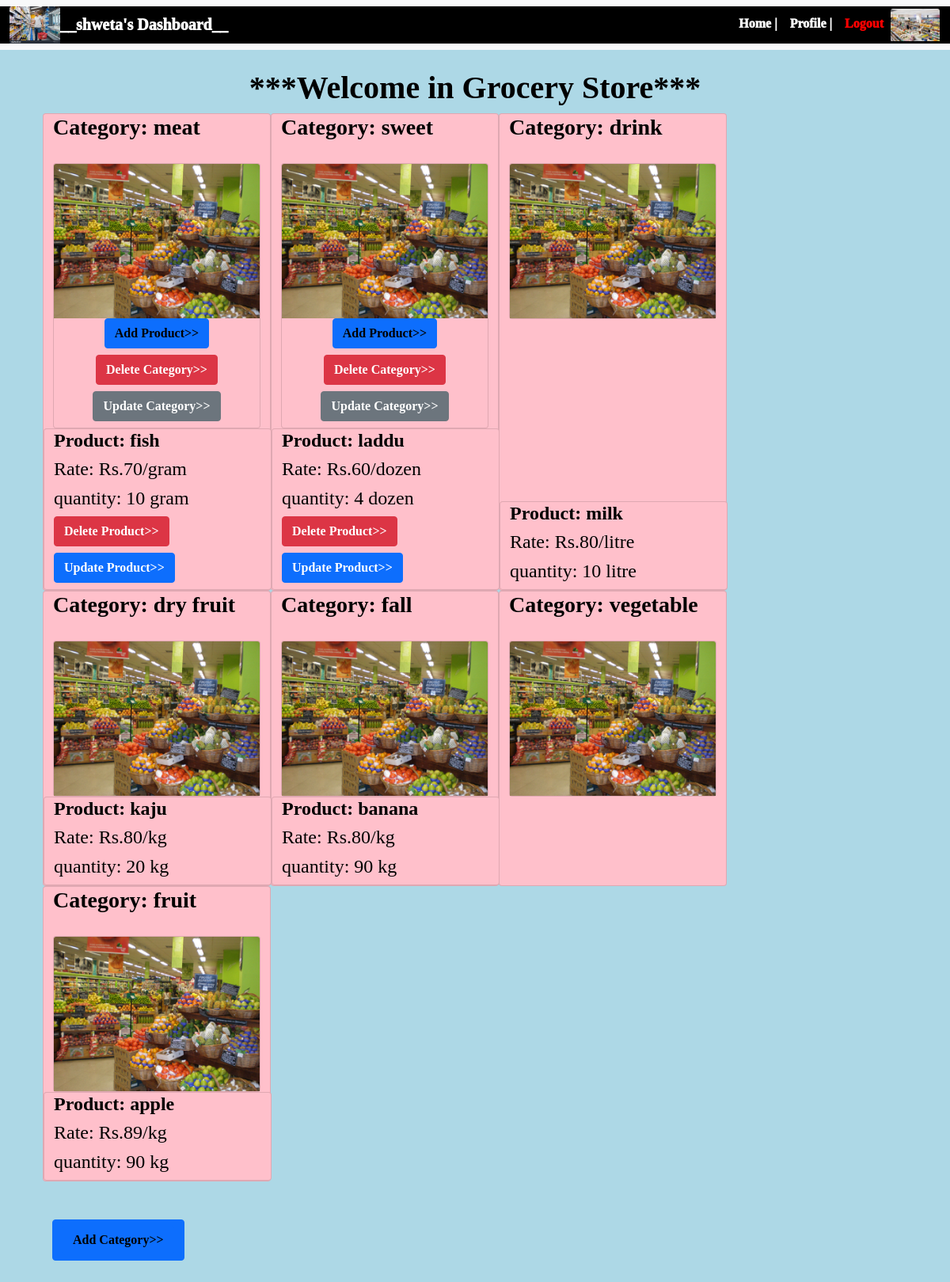
The app's page / (signed in) with its own data.
### Application/database.py (models this page shows)
class User(db.Model, UserMixin):
    id = db.Column(db.Integer, primary_key = True)
    name = db.Column(db.String(150), nullable=False)
    email = db.Column(db.String(150), unique = True, nullable=False)
    password = db.Column(db.String(150), nullable=False)
    is_manager = db.Column(db.Boolean, nullable=False)
    is_customer = db.Column(db.Boolean, nullable=False)
    categories = db.relationship('Categories')
    products = db.relationship('Products')
    booking = db.relationship('Booking')

class Categories(db.Model):
    C_id = db.Column(db.Integer, primary_key = True)
    C_name = db.Column(db.String(150), nullable=False)
    C_booking = db.relationship('Booking')
    C_user = db.Column(db.Integer, db.ForeignKey('user.id'))
    P_C_rel = db.relationship('Products')

class Products(db.Model):
    P_id = db.Column(db.Integer, primary_key = True)
    P_name = db.Column(db.String(150), nullable=False)
    P_C_name = db.Column(db.String(150))
    unit = db.Column(db.String(50), nullable=False)
    rate_per_unit = db.Column(db.Integer, nullable=False)
    quantity = db.Column(db.Integer, nullable=False)
    P_booking = db.relationship('Booking')
    P_user = db.Column(db.Integer, db.ForeignKey('user.id'))
    P_C_id = db.Column(db.Integer, db.ForeignKey('categories.C_id'))

### Application/store.py (the view)
@store.route("/")
def home():
    categories = Categories.query.all()
    products = Products.query.all()
    return render_template(
        "home.html",
        user=current_user,
        products=products,
        categories=categories,
    )

### Application/__init__.py (called while the page is built)
def create_app():
    app = Flask(__name__)
    app.config['SECRET_KEY'] ='devendrajha'
    app.config['SQLALCHEMY_DATABASE_URI'] = f'sqlite:///{DB_NAME}'
    db.init_app(app)
    from .store import store
    app.register_blueprint(store, url_prefix="/")
    from .api import api
    app.register_blueprint(api, url_prefix="/")
    from .database import User, Categories, Products, Booking
    with app.app_context():
        db.create_all()
    login_manager = LoginManager()
    login_manager.login_view = "store.login"
    login_manager.init_app(app)
    @login_manager.user_loader
    def load_user(id):
        return User.query.get(int(id))
    return app

### Application/templates/home.html (shortened to what this page needs)
{% extends "base.html" %}
{% block content %}
{% if user.is_authenticated %}
{% if user.is_customer %}
<div class="container-fluid align-self-center" style="max-width: 100%; font-family: serif; color:black">
  {% if categories|length > 0 %}
    <div class="container pt-4 pb-4">
      <h1 class="text-center"><strong>***Welcome in Grocery Store***</strong></h1>
      <h2 class="text-center"><strong>---Available Products---</strong></h2>
        <div class="row row-cols-auto">
        {% for category in categories %}
        <div class="column card" style="width: 18rem; vertical-align:middle; background-color:pink;">
          <h4 class="card-title" style="font-family: Verdana;  font-weight: 800; color:black" class="link-dark">Category: {{ category.C_name }}</h4>
            <div class="col" style="padding-top: 20px;">
            <div class="card" style="width: 20rem; max-width: 100%; vertical-align:middle;">
            <div class="text-center">
                <img src="{{url_for('static', filename='1.jpg')}}" class="card-img-top">
            </div>
            </div>
            </div>
              {% for product in products %}
                {% if category.C_id == product.P_C_id %}
                    <div class="row card" style="width: 18rem; vertical-align:middle;  background-color:pink;">
                    <h5 class="card-title" style="font-family: Verdana;  font-weight: 800; color:black"  class="text-center">Product: {{ product.P_name }}</h5>
                    <h5 class="card-title" style="font-family: Verdana;  font-weight: 1200; color:black"  class="text-center">Rate: {{ product.rate_per_unit}}/{{ product.unit}}</h5>
                    <h5 class="card-title" style="font-family: Verdana;  font-weight: 1200; color:black"  class="text-center">Quantity: {{ product.quantity}}</h5>
                    {% if product.quantity > 0 %}
                        <h5><button class="link-bg-dark btn btn-primary"><a  style="font-family: Verdana;  font-weight: 800; color:black" href="/buy_product/{{product.P_id}}" class="link-bg-dark btn btn-primary" >Buy</a></button><h5>
                    {% else %}
                        <h5><button class="link-bg-dark btn btn-secondary"><a  style="font-family: Verdana;  font-weight: 800; color:black" href="#" class="link-bg-dark btn btn-secondary" >Out of Stock</a></button><h5>
                    {% endif %}
                    </div>
                {% endif%}
              {% endfor %}
          </div>
        {% endfor %}
        </div>
    </div>
    {% else %}
    <div style="max-width: 100%; font-family: serif; color:black">
  <h1 class="text-center"><strong>***Welcome in Grocery Store***</strong></h1>
  <h2 class="text-center"><strong>--- No Product still added here ---<h2>
</div>
  {% endif %}
</div>
{% elif user.is_manager %}
<div class="container-fluid align-self-center" style="max-width: 100%; font-family: serif; color:black">
    <div class="container pt-4 pb-4">
    <h1 class="text-center"><strong>***Welcome in Grocery Store***</strong></h1>
        <div class="row row-cols-auto">
        {% for category in categories %}
        {% if current_user.id == category.C_user %}
        <div class="column card" style="width: 18rem; vertical-align:middle;  background-color:pink">
          <h3 class="card-title" style="font-family: Verdana;  font-weight: 800; color:black;" class="text-center">Category: {{ category.C_name }}</h3>
          <div class="col" style="padding-top: 20px;">
          <div class="card" style="width: 25rem; background-color:pink; max-width: 100%; vertical-align:middle;">
          <div class="text-center">
          <img src="{{url_for('static', filename='1.jpg')}}" class="card-img-top">
          <h6 class="card-title"><a  style="font-family: Verdana;  font-weight: 800; color:black;" href="/add_product" class="link-dark btn btn-primary">Add Product>></a></h6>
          <h6 class="card-title"><a  style="font-family: Verdana;  font-weight: 800; color:white;" href="/delete_category/{{category.C_id}}" class="link-dark btn btn-danger">Delete Category>></a></h6>
          <h6 class="card-title"><a  style="font-family: Verdana;  font-weight: 800; color:white;" href="/update_category/{{category.C_id}}" class="link-dark btn btn-secondary">Update Category>></a></h6>
          </div>
          </div>
          </div>
              {% for product in products %}
                {% if category.C_id == product.P_C_id %}
                    <div class="row card" style="width: 18rem; vertical-align:middle;  background-color:pink;">
                    <h4 class="card-title" style="font-family: Verdana;  font-weight: 800; color:black"  class="text-center">Product: {{ product.P_name }}</h4>
                    <h4 class="card-title" style="font-family: Verdana;  font-weight: 1200; color:black"  class="text-center">Rate: Rs.{{ product.rate_per_unit}}/{{ product.unit}}</h4>
                    {% if product.quantity > 0 %}
                    <h4 class="card-title" style="font-family: Verdana;  font-weight: 1200; color:black"  class="text-center">quantity: {{ product.quantity}} {{ product.unit}}</h4>
                    {% else %}
                    <h4 class="card-title" style="font-family: Verdana;  font-weight: 1200; color:black"  class="text-center">quantity: {{ product.quantity}}</h4>
                    {% endif %}
                    <h6 class="card-title"><a  style="font-family: Verdana;  font-weight: 800; color:white;" href="/delete_product/{{product.P_id}}" class="link-dark btn btn-danger">Delete Product>></a></h6>
                    <h6 class="card-title"><a  style="font-family: Verdana;  font-weight: 800; color:white;" href="/update_product/{{product.P_id}}" class="link-dark btn btn-primary">Update Product>></a></h6>
                    </div>
                {% endif%}
              {% endfor %}
          </div>
          {% elif  current_user.id != category.C_user %}
          <div class="column card" style="width: 18rem; vertical-align:middle;  background-color:pink">
          <h3 class="card-title" style="font-family: Verdana;  font-weight: 800; color:black;" class="text-center">Category: {{ category.C_name }}</h3>
          <div class="col" style="padding-top: 20px;">
          <div class="card" style="width: 25rem; background-color:pink; max-width: 100%; vertical-align:middle;">
          <div class="text-center">
          <img src="{{url_for('static', filename='1.jpg')}}" class="card-img-top">
          </div>
          </div>
          </div>
              {% for product in products %}
                {% if category.C_id == product.P_C_id %}
                    <div class="row card" style="width: 18rem; vertical-align:middle;  background-color:pink;">
                    <h4 class="card-title" style="font-family: Verdana;  font-weight: 800; color:black"  class="text-center">Product: {{ product.P_name }}</h4>
                    <h4 class="card-title" style="font-family: Verdana;  font-weight: 1200; color:black"  class="text-center">Rate: Rs.{{ product.rate_per_unit}}/{{ product.unit}}</h4>
                    {% if product.quantity > 0 %}
                    <h4 class="card-title" style="font-family: Verdana;  font-weight: 1200; color:black"  class="text-center">quantity: {{ product.quantity}} {{ product.unit}}</h4>
                    {% else %}
                    <h4 class="card-title" style="font-family: Verdana;  font-weight: 1200; color:black"  class="text-center">quantity: {{ product.quantity}}</h4>
                    {% endif %}
                    </div>
                {% endif%}
              {% endfor %}
          </div>
          {% endif%}
        {% endfor %}
        </div>
      <br/>
      <br/>
        <div>
          <h3><button class="link-bg-dark btn btn-primary"><a  style="font-family: Verdana;  font-weight: 800; color:black" href="/add_category" class="link-bg-dark btn btn-primary" >Add Category>></a></button><h3>
        </div>
    </div>
</div>
{% endif %}
{% endif%}
{% endblock %}

### Application/templates/base.html (shortened to what this page needs)
<!DOCTYPE html>
<html lang="en">
  <head>
    <link
      href="https://cdn.jsdelivr.net/npm/bootstrap@5.0.2/dist/css/bootstrap.min.css"
      rel="stylesheet"
    />
    <link rel="stylesheet" href="https://cdnjs.cloudflare.com/ajax/libs/font-awesome/4.7.0/css/font-awesome.min.css">
  </head>
  <body style="background-color:lightblue;">
    <nav class="navbar navbar-expand-lg navbar-light bg-light">
        <div class="container-fluid" style=" background-color:black;">
          {% if user.is_authenticated %}
          <img src="{{url_for('static', filename='5.jpg')}}" class="card-img-top" style="width: 4rem; background-color:black; max-width: 50%; vertical-align:middle;">
<a class="navbar-brand" style="font-weight: 1000; font-family: serif;, sans-serif;color:white;" href="#">__{{user.name}}'s Dashboard__ </a>
          {% endif %}
          <div class="collapse navbar-collapse d-md-flex justify-content-md-end" id="navbarNavDropdown">
            <ul class="navbar-nav navbar-nav mr-auto">
              <li class="nav-item">
                <a class="nav-link" style="color:white;font-family: serif;font-weight: 1000;" aria-current="page" href="/">Home |</a>
              </li>
              {% if user.is_authenticated %}
                 <li class="nav-item">
                {% if user.is_manager %}
                  <li style="color:white"><a class="nav-link" style="color:white;font-family: serif;font-weight: 1000;" href="/my_product">Profile | </a></li></li>
                  <li style="color:white"><a class="nav-link" style="color:red;font-family: serif;font-weight: 1000;" href="/logout">Logout</a></li>
                  <div class="col">
                  <div class="card" style="width: 4rem; background-color:black; max-width: 100%; vertical-align:middle;">
                  <div class="text-center">
                  <img src="{{url_for('static', filename='2.jpg')}}" class="card-img-top">
                  </div>
                  </div>
                  </div>
                {% endif %}
              {% endif %}
            </ul>
          </div>
        </div>
      </nav>
    <div class="container">{% block content %}{% endblock %}</div>
  </body>
</html>

### records on screen
User: name "shweta"
Categories: C_name "meat"
Products: P_name "fish", rate_per_unit "70", unit "gram", quantity "10"
Categories: C_name "sweet"
Products: P_name "laddu", rate_per_unit "60", unit "dozen", quantity "4"
Categories: C_name "drink"
Products: P_name "milk", rate_per_unit "80", unit "litre", quantity "10"
Categories: C_name "dry fruit"
Products: P_name "kaju", rate_per_unit "80", unit "kg", quantity "20"
Categories: C_name "fall"
Products: P_name "banana", rate_per_unit "80", unit "kg", quantity "90"
Categories: C_name "vegetable"
Categories: C_name "fruit"
Products: P_name "apple", rate_per_unit "89", unit "kg", quantity "90"
